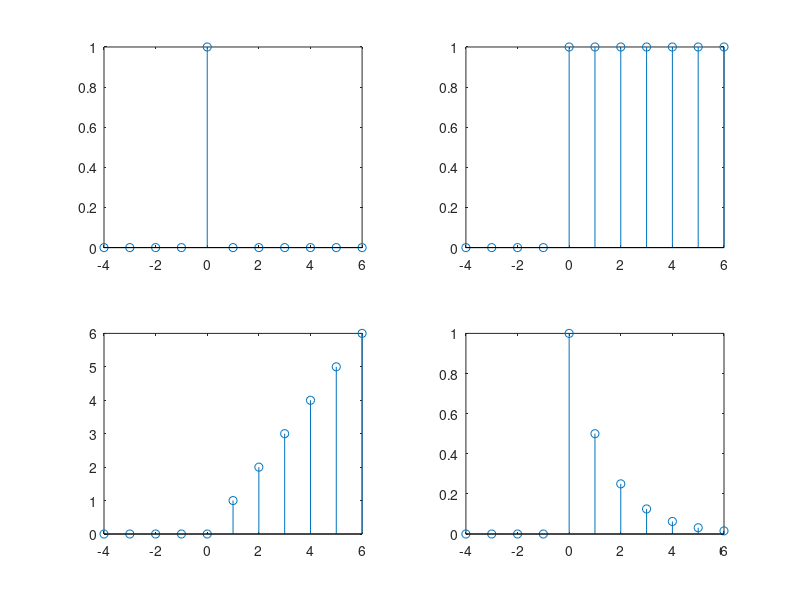

Write MATLAB code to recreate this figure.
function sample2
    clear all;
    close all;
    
    n = -4:6;
    
    subplot(221)
    stem(n,unitimp(n));
    
    subplot(222);
    stem(n,unitstep(n));
    
    subplot(223);
    stem(n,ramp(n));
       
    subplot(224);
    stem(n,realexp(0.5,n));
    

    function x = unitimp(n)
       x = n==0;
    end

    function x = unitstep(n)
       x = n>=0; 
    end

    function x = ramp(n)
       x = n.*(n>=0);
    end

    function x = realexp(alpha,n)
       x = alpha.^n.*(n>=0);
    end

end
